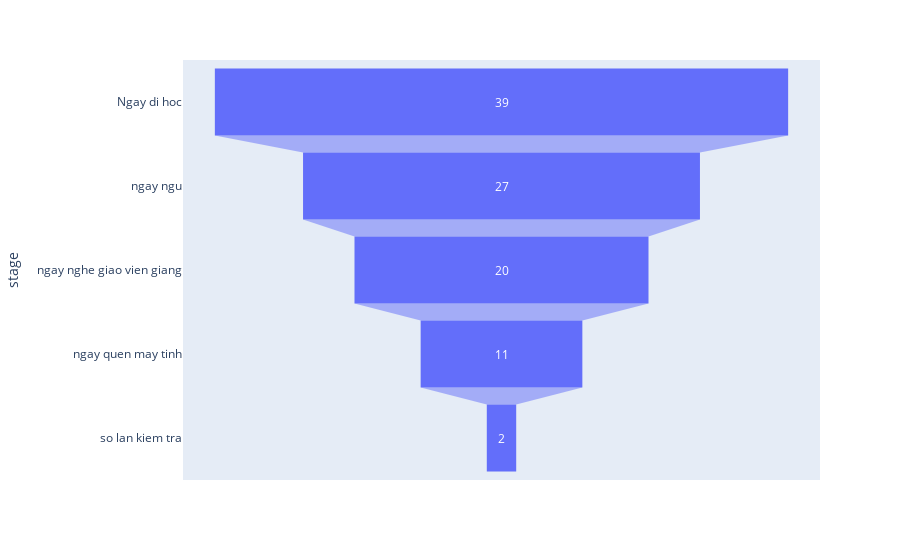

Write notebook code for a chart like this one.
### Markdown cell above
Funnel chart

### Code cell
import plotly.express as px
data = dict(
    number=[39, 27, 20, 11, 2],
    stage=["Ngay di hoc", "ngay ngu", "ngay nghe giao vien giang", "ngay quen may tinh", "so lan kiem tra"])
fig = px.funnel(data, x='number', y='stage')
fig.show()

### Figure 1 — Plotly figure (JSON) as saved in the notebook; plotly's stock layout.template omitted (floating-point values rounded to 4 significant figures)
{"data": [{"hovertemplate": "number=%{x}<br>stage=%{y}<extra></extra>", "legendgroup": "", "marker": {"color": "#636efa"}, "name": "", "orientation": "h", "showlegend": false, "type": "funnel", "x": [39, 27, 20, 11, 2], "xaxis": "x", "y": ["Ngay di hoc", "ngay ngu", "ngay nghe giao vien giang", "ngay quen may tinh", "so lan kiem tra"], "yaxis": "y"}], "layout": {"legend": {"tracegroupgap": 0}, "margin": {"t": 60}, "xaxis": {"anchor": "y", "domain": [0, 1], "title": {"text": "number"}}, "yaxis": {"anchor": "x", "domain": [0, 1], "title": {"text": "stage"}}}}
